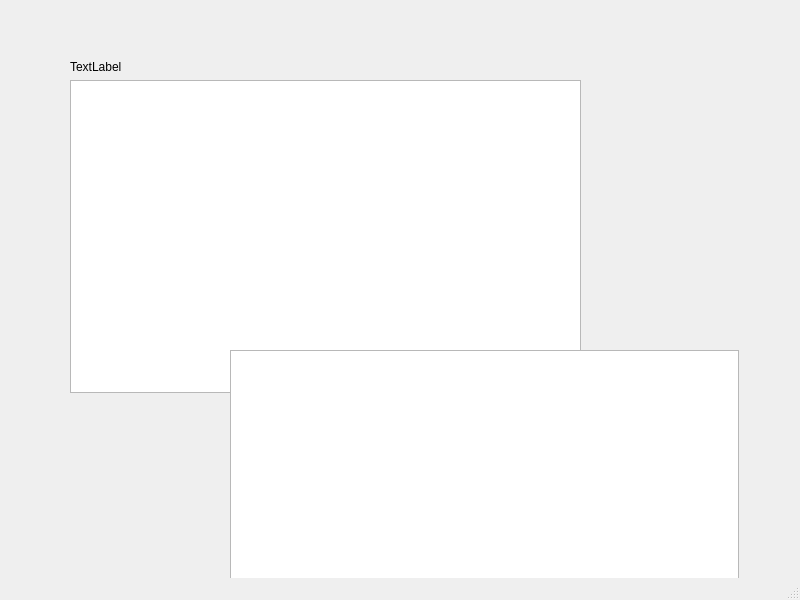
<?xml version="1.0" encoding="UTF-8"?>
<ui version="4.0">
 <class>MainWindow</class>
 <widget class="QMainWindow" name="MainWindow">
  <property name="geometry">
   <rect>
    <x>0</x>
    <y>0</y>
    <width>800</width>
    <height>600</height>
   </rect>
  </property>
  <property name="windowTitle">
   <string>MainWindow</string>
  </property>
  <widget class="QWidget" name="centralwidget">
   <widget class="QWidget" name="verticalLayoutWidget">
    <property name="geometry">
     <rect>
      <x>70</x>
      <y>60</y>
      <width>511</width>
      <height>361</height>
     </rect>
    </property>
    <layout class="QVBoxLayout" name="verticalLayout">
     <item>
      <layout class="QHBoxLayout" name="horizontalLayout">
       <item>
        <widget class="QLabel" name="label">
         <property name="layoutDirection">
          <enum>Qt::LeftToRight</enum>
         </property>
         <property name="text">
          <string>TextLabel</string>
         </property>
        </widget>
       </item>
      </layout>
     </item>
     <item>
      <widget class="QListWidget" name="listWidget"/>
     </item>
     <item>
      <layout class="QHBoxLayout" name="horizontalLayout_2">
       <item>
        <spacer name="horizontalSpacer">
         <property name="orientation">
          <enum>Qt::Horizontal</enum>
         </property>
         <property name="sizeHint" stdset="0">
          <size>
           <width>40</width>
           <height>20</height>
          </size>
         </property>
        </spacer>
       </item>
       <item>
        <widget class="QPushButton" name="pushButton_2">
         <property name="text">
          <string>PushButton</string>
         </property>
        </widget>
       </item>
       <item>
        <widget class="QPushButton" name="pushButton">
         <property name="text">
          <string>PushButton</string>
         </property>
        </widget>
       </item>
      </layout>
     </item>
    </layout>
   </widget>
   <widget class="QGraphicsView" name="graphicsView">
    <property name="geometry">
     <rect>
      <x>230</x>
      <y>350</y>
      <width>509</width>
      <height>311</height>
     </rect>
    </property>
   </widget>
  </widget>
  <widget class="QMenuBar" name="menubar">
   <property name="geometry">
    <rect>
     <x>0</x>
     <y>0</y>
     <width>800</width>
     <height>22</height>
    </rect>
   </property>
  </widget>
  <widget class="QStatusBar" name="statusbar"/>
 </widget>
 <resources/>
 <connections/>
</ui>
